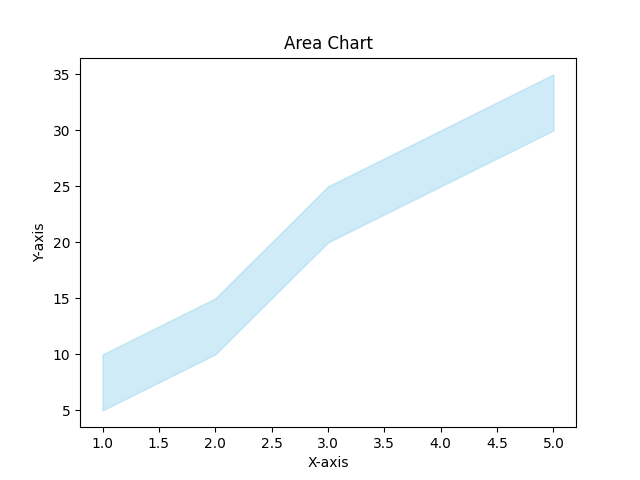

Source code (Python):
import matplotlib.pyplot as plt

x=[1,2,3,4,5]
y1=[10,15,25,30,35]
y2=[5,10,20,25,30]
plt.fill_between(x,y1,y2,color='skyblue',alpha=0.4)
plt.title('Area Chart')
plt.xlabel('X-axis')
plt.ylabel('Y-axis')
plt.show()
